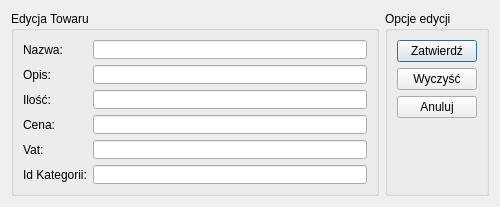
<?xml version="1.0" encoding="UTF-8"?>
<ui version="4.0">
 <class>EdycjaTowar</class>
 <widget class="QDialog" name="EdycjaTowar">
  <property name="geometry">
   <rect>
    <x>0</x>
    <y>0</y>
    <width>500</width>
    <height>207</height>
   </rect>
  </property>
  <property name="minimumSize">
   <size>
    <width>500</width>
    <height>200</height>
   </size>
  </property>
  <property name="maximumSize">
   <size>
    <width>500</width>
    <height>207</height>
   </size>
  </property>
  <property name="windowTitle">
   <string>Dialog</string>
  </property>
  <layout class="QGridLayout" name="gridLayout_3">
   <item row="0" column="0">
    <layout class="QHBoxLayout" name="horizontalLayout_2">
     <item>
      <widget class="QGroupBox" name="groupBox">
       <property name="title">
        <string>Edycja Towaru</string>
       </property>
       <layout class="QGridLayout" name="gridLayout">
        <item row="0" column="0">
         <layout class="QHBoxLayout" name="horizontalLayout">
          <item>
           <layout class="QVBoxLayout" name="verticalLayout_2">
            <item>
             <widget class="QLabel" name="label">
              <property name="text">
               <string>Nazwa:</string>
              </property>
             </widget>
            </item>
            <item>
             <widget class="QLabel" name="label_2">
              <property name="text">
               <string>Opis:</string>
              </property>
             </widget>
            </item>
            <item>
             <widget class="QLabel" name="label_3">
              <property name="text">
               <string>Ilość:</string>
              </property>
             </widget>
            </item>
            <item>
             <widget class="QLabel" name="label_33">
              <property name="text">
               <string>Cena:</string>
              </property>
             </widget>
            </item>
            <item>
             <widget class="QLabel" name="label_4">
              <property name="text">
               <string>Vat:</string>
              </property>
             </widget>
            </item>
            <item>
             <widget class="QLabel" name="label_5">
              <property name="text">
               <string>Id Kategorii:</string>
              </property>
             </widget>
            </item>
           </layout>
          </item>
          <item>
           <layout class="QVBoxLayout" name="verticalLayout">
            <item>
             <widget class="QLineEdit" name="lineNazwaT"/>
            </item>
            <item>
             <widget class="QLineEdit" name="lineOpisT"/>
            </item>
            <item>
             <widget class="QLineEdit" name="lineIloscT"/>
            </item>
            <item>
             <widget class="QLineEdit" name="lineCenaT"/>
            </item>
            <item>
             <widget class="QLineEdit" name="lineVatT"/>
            </item>
            <item>
             <widget class="QLineEdit" name="lineIdKategorT"/>
            </item>
           </layout>
          </item>
         </layout>
        </item>
       </layout>
       <zorder></zorder>
      </widget>
     </item>
     <item>
      <widget class="QGroupBox" name="groupBox_2">
       <property name="title">
        <string>Opcje edycji</string>
       </property>
       <layout class="QGridLayout" name="gridLayout_2">
        <item row="0" column="0">
         <layout class="QVBoxLayout" name="verticalLayout_3">
          <item>
           <widget class="QPushButton" name="buttonDodajT">
            <property name="text">
             <string>Zatwierdź</string>
            </property>
           </widget>
          </item>
          <item>
           <widget class="QPushButton" name="buttonWyczyscT">
            <property name="text">
             <string>Wyczyść</string>
            </property>
           </widget>
          </item>
          <item>
           <widget class="QPushButton" name="buttonAnulujT">
            <property name="text">
             <string>Anuluj</string>
            </property>
           </widget>
          </item>
          <item>
           <spacer name="verticalSpacer">
            <property name="orientation">
             <enum>Qt::Vertical</enum>
            </property>
            <property name="sizeHint" stdset="0">
             <size>
              <width>20</width>
              <height>40</height>
             </size>
            </property>
           </spacer>
          </item>
         </layout>
        </item>
       </layout>
      </widget>
     </item>
    </layout>
   </item>
  </layout>
 </widget>
 <resources/>
 <connections/>
</ui>
